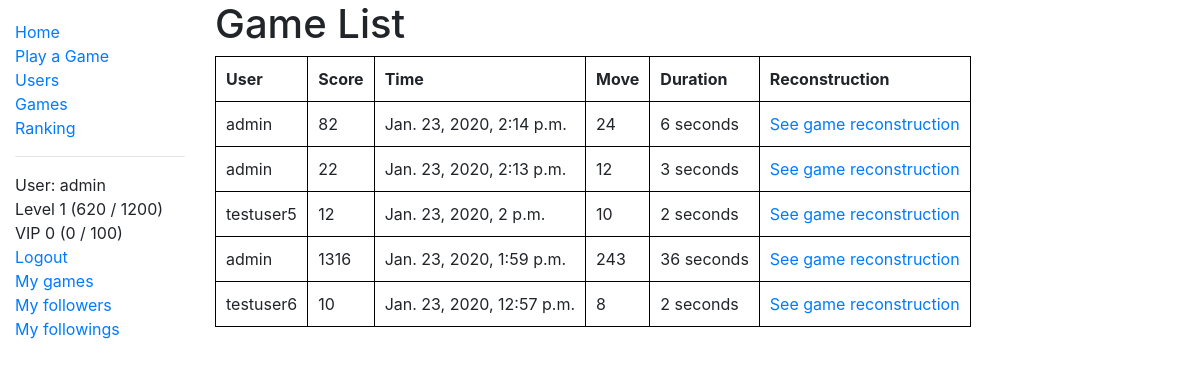
The app's page /two_zero_four_eight/games/ (signed in) with its own data.
### two_zero_four_eight/models.py (models this page shows, shortened)
class User(AbstractUser):
    game_played = models.IntegerField(verbose_name='Number of Games Played', default=0)
    highest_score = models.PositiveIntegerField(verbose_name='Highest Score', null=True, blank=True)
    fastest_solve = models.PositiveIntegerField(verbose_name='Fastest Solve', null=True, blank=True)
    experience = models.IntegerField(verbose_name='Experience', default=0)
    money_deposited = models.IntegerField(verbose_name='Money Deposited', default=0)
    num_follower = models.IntegerField(verbose_name='Followers', default=0)
    num_following = models.IntegerField(verbose_name='Followings', default=0)
    class Meta:
        ordering = ['date_joined']
    @property
    def level(self):
        return binary_search(number=self.experience, array=experience_table)
    @property
    def level_string(self):
        return 'Level ' + status_string(level=self.level, experience=self.experience, table=experience_table)
    @property
    def vip_level(self):
        return binary_search(number=self.money_deposited, array=vip_table)
    @property
    def vip_level_string(self):
        return 'VIP ' + status_string(level=self.vip_level, experience=self.money_deposited, table=vip_table)

class Game(models.Model):
    player = models.ForeignKey(User, on_delete=models.SET_NULL, null=True, blank=True)
    score = models.PositiveIntegerField(verbose_name='Score', default=1)
    started_at = models.DateTimeField(default=timezone.now)
    duration_second = models.PositiveIntegerField(verbose_name='Duration in Second')
    time_2048_second = models.PositiveIntegerField(verbose_name='Time taken to achieve 2048', null=True, blank=True)
    move = models.PositiveIntegerField(verbose_name='Number of Moves', default=0)
    useless_move = models.IntegerField(verbose_name='Number of useless moves', default=0)
    game_reconstruction = models.TextField(verbose_name='Game Reconstruction', null=True, default=None)
    class Meta:
        ordering = ['-started_at']
    def get_absolute_url(self):
        return reverse('game-detail', args=[str(self.id)])

### two_zero_four_eight/views.py (the view)
# urls.py: path('games/', views.GameListView.as_view(), name='games'),
class GameListView(generic.ListView):
    model = Game
    paginate_by = 5

### two_zero_four_eight/models.py (called while the page is built)
def binary_search(array, number):
    hi = len(array)
    lo = 0
    while hi > lo:
        mid = lo + int((hi - lo + 1) / 2)
        if array[mid] <= number:
            lo = mid
        else:
            hi = mid - 1
    return lo

def status_string(level, experience, table):
    return str(level) + ' (' + str(experience - table[level]) + ' / ' + str(table[level + 1] - table[level]) + ')'

### two_zero_four_eight/templates/two_zero_four_eight/game_list.html
{% extends "base_generic.html" %}
{% block content %}
  <h1>Game List</h1>
  {% if game_list %}
    <table>
      <tr>
        <th>User</th>
        <th>Score</th>
        <th>Time</th>
        <th>Move</th>
        <th>Duration</th>
        <th>Reconstruction</th>
      </tr>
      {% for game in game_list %}
        <tr>
          <td>{{ game.player }}</td>
          <td>{{ game.score }}</td>
          <td>{{ game.started_at }}</td>
          <td>{{ game.move }}</td>
          <td>{{ game.duration_second }} seconds</td>
          <td><a href="{{ game.get_absolute_url }}">See game reconstruction</a></td>
        </tr>
      {% endfor %}
    </table>
  {% else %}
    <p>There are no games in the library.</p>
  {% endif %}
{% endblock %}

### two_zero_four_eight/templates/base_generic.html (shortened to what this page needs)
<!DOCTYPE html>
<html lang="en">
<head>
  <link rel="stylesheet" href="https://stackpath.bootstrapcdn.com/bootstrap/4.1.3/css/bootstrap.min.css">
  {% load bootstrap_pagination %}
  <link rel="stylesheet" href="{% static 'css/styles.css' %}">
</head>
<body>
  <div class="container-fluid">
    <div class="row">
      <div class="col-sm-2">
      {% block sidebar %}
        <ul class="sidebar-nav">
          <li><a href="{% url 'index' %}">Home</a></li>
          <li><a href="{% url 'play-game' %}">Play a Game</a></li>
          <li><a href="{% url 'users' %}">Users</a></li>
          <li><a href="{% url 'games' %}">Games</a></li>
          <li><a href="{% url 'user-rank' %}">Ranking</a></li>
          <hr/>
          {% if user.is_authenticated %}
          <li>User: {{ user.get_username }}</li>
          <li>{{ user.level_string }}</li>
          <li>{{ user.vip_level_string }}</li>
          <li><a href="{% url 'logout'%}?next={{request.path}}">Logout</a></li>
          <li><a href="{% url 'user-game' user.id%}">My games</a></li>
          <li><a href="{% url 'user-follower' %}">My followers</a></li>
          <li><a href="{% url 'user-following' %}">My followings</a></li>
          {% else %}
             <li><a href="{% url 'login'%}?next={{request.path}}">Login</a></li>
          {% endif %}
        </ul>
     {% endblock %}
      </div>
      <div class="col-sm-10 ">
          {% block content %}{% endblock %}
      </div>
    </div>
  </div>
</body>
</html>

### two_zero_four_eight/static/css/styles.css (style rules this page uses)
.sidebar-nav { margin-top: 20px; padding: 0; list-style: none; }
table, th, td { padding: 10px; border: 1px solid black; border-collapse: collapse; }

### records on screen
User: get_username "admin", level_string "Level 1 (620 / 1200)", vip_level_string "VIP 0 (0 / 100)"
Game: player "admin", score "82", started_at "Jan. 23, 2020, 2:14 p.m.", move "24", duration_second "6"
Game: player "admin", score "22", started_at "Jan. 23, 2020, 2:13 p.m.", move "12", duration_second "3"
Game: player "testuser5", score "12", started_at "Jan. 23, 2020, 2 p.m.", move "10", duration_second "2"
Game: player "admin", score "1316", started_at "Jan. 23, 2020, 1:59 p.m.", move "243", duration_second "36"
Game: player "testuser6", score "10", started_at "Jan. 23, 2020, 12:57 p.m.", move "8", duration_second "2"
